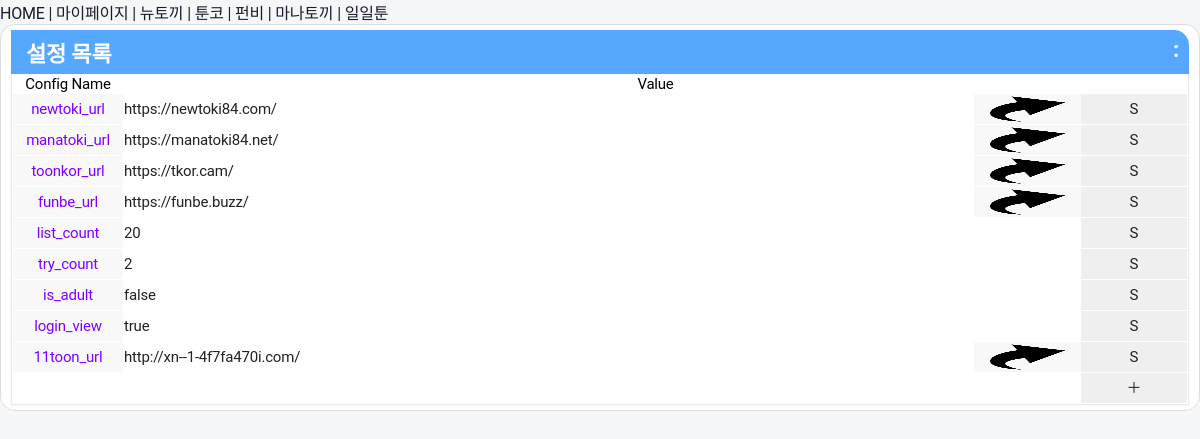
The page /lib/settings.php (signed in) on the database its author committed.
### tables this page shows
CREATE TABLE 'TOON_CONFIG' ( CONF_NAME TEXT NOT NULL, CONF_VALUE TEXT NOT NULL, REGDTIME TEXT );

### lib/dbconn.php (called while the page is built, shortened)
<?php
	$cookieMbrNo = $_COOKIE["MBRNO"];
	$webtoonDB = new SQLite3($server_path.'../lib/webtoon.db');
	if($webtoonDB->lastErrorCode() == 0){
		if ( $cookieMbrNo != null && strlen($cookieMbrNo) > 0 ) {
			$mbr_no = openssl_decrypt($cookieMbrNo, 'AES-256-CBC', KEY_256, 0, KEY_128);
			$result = $webtoonDB->query("SELECT MBR_NO, USERID, USERNAME, EMAIL, PHONE, REGDTIME FROM TOON_USER WHERE MBR_NO = '".$mbr_no."' AND STATUS IN ('OK','APPROVED') LIMIT 1;");
			while($row = $result->fetchArray(SQLITE3_ASSOC)){
				$userID = $row["USERID"];
			}
		}
	} else {
		echo "Database connection failed";
		echo $webtoonDB->lastErrorMsg();
	}
?>

### lib/settings.php (the view, shortened to what this page needs)
<?php
	$server_path = (str_replace(basename(__FILE__), "", realpath(__FILE__)));
	include($server_path.'../lib/header.php');
?>
<div id='container'>
	<div class='item'>
		<dl>
			<dt>설정 목록</dt>
			<dd>
				<div class='group' style='padding:0px;'>
					<table style="line-height:1.5;border-color:#ffffff;" border=1 width="100%" cellspacing=0 cellpadding=0>
						<tr>
							<td width="110" align="center" style='font-size:15px;color:#000000;width:110px;'>Config Name</td><td align="center" style='font-size:15px;color:#000000;'>Value</td>
						</tr>
<?php
	if ( $userID != "admin" && $userID != "jackie" ) {
		$readonly = " readonly ";
	} else $readonly = "";
	$conf_result = $webtoonDB->query("SELECT CONF_NAME, CONF_VALUE, REGDTIME FROM TOON_CONFIG;");
	while($conf = $conf_result->fetchArray(SQLITE3_ASSOC)){
		echo "<tr style='background-color:#f8f8f8'>\n";
		echo "<td style='font-size:15px;color:#8000ff;width:110px;' align=center valign=middle>".$conf["CONF_NAME"]."</td>\n";
		echo "<td style='font-size:15px;color:#8000ff;' align=center valign=middle>";
		echo "<form method='post'><input type='hidden' name='CONF_NAME' value='".$conf["CONF_NAME"]."'>";
		if ( strpos($conf["CONF_NAME"], "_url") == true ) {
			echo "<input type='text' style='border:none; line-height:30px; width:80%;' name='CONF_VALUE' value='".$conf['CONF_VALUE']."' ".$readonly.">";
			echo "<img src='./shortcuts.png' style='padding:0;margin:0;max-height:30px;width:10%;' onClick='location.href=\"".urldecode($conf['CONF_VALUE'])."\";'>";
		} else {
			echo "<input type='text' style='border:none; line-height:30px; width:90%;' name='CONF_VALUE' value='".$conf['CONF_VALUE']."' ".$readonly.">";
		}
		echo "<input type='button' name='savebtn' value='S' style='border:none;line-height:30px;width:10%;' onClick='saveSetting(this.form);'></form></td>\n";
		echo "</tr>\n";
	}
	if ( $userID == "admin" || $userID == "jackie" ) {
		echo "<tr style='background-color:#f8f8f8'><form method='post'>";
		echo "<td style='font-size:15px;color:#8000ff;width:110px;' align=center valign=middle><input type='text' style='border:none; line-height:30px; width:110px;' name='CONF_NAME' value=''></td>";
		echo "<td style='font-size:15px;color:#8000ff;' align=center valign=middle><input type='text' style='border:none; line-height:30px; width:90%;' name='CONF_VALUE' value=''><input type='button' name='savebtn' value='＋' style='border:none;line-height:30px;width:10%;' onClick='saveSetting(this.form);'></td></form>";
		echo "</tr>\n";
	}
?>
					</table>
				</div>
			</dd>
		</dl>
	</div>
</body>
</html>

### rows shown on the page
toon_config: CONF_NAME "newtoki_url", CONF_VALUE "https://newtoki84.com/", CONF_VALUE (picture)
toon_config: CONF_NAME "manatoki_url", CONF_VALUE "https://manatoki84.net/", CONF_VALUE (picture)
toon_config: CONF_NAME "toonkor_url", CONF_VALUE "https://tkor.cam/", CONF_VALUE (picture)
toon_config: CONF_NAME "funbe_url", CONF_VALUE "https://funbe.buzz/", CONF_VALUE (picture)
toon_config: CONF_NAME "list_count", CONF_VALUE "20"
toon_config: CONF_NAME "try_count", CONF_VALUE "2"
toon_config: CONF_NAME "is_adult", CONF_VALUE "false"
toon_config: CONF_NAME "login_view", CONF_VALUE "true"
toon_config: CONF_NAME "11toon_url", CONF_VALUE "http://xn--1-4f7fa470i.com/", CONF_VALUE (picture)

### other values the page prints
$strnewtoki "뉴토끼"
$strtoonkor "툰코"
$strfunbe "펀비"
$strmanatoki "마나토끼"
$str11toon "일일툰"
